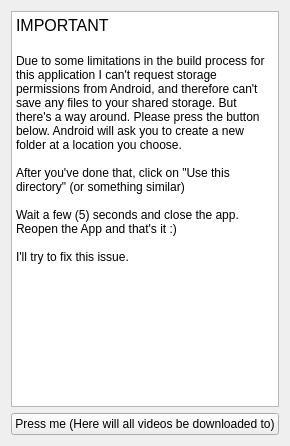
<?xml version="1.0" encoding="UTF-8"?>
<ui version="4.0">
 <class>Widget</class>
 <widget class="QWidget" name="Widget">
  <property name="geometry">
   <rect>
    <x>0</x>
    <y>0</y>
    <width>287</width>
    <height>446</height>
   </rect>
  </property>
  <property name="windowTitle">
   <string>Widget</string>
  </property>
  <layout class="QGridLayout" name="gridLayout_2">
   <item row="0" column="0">
    <layout class="QGridLayout" name="gridLayout">
     <item row="0" column="0">
      <widget class="QTextBrowser" name="textBrowser">
       <property name="html">
        <string>&lt;!DOCTYPE HTML PUBLIC &quot;-//W3C//DTD HTML 4.0//EN&quot; &quot;http://www.w3.org/TR/REC-html40/strict.dtd&quot;&gt;
&lt;html&gt;&lt;head&gt;&lt;meta name=&quot;qrichtext&quot; content=&quot;1&quot; /&gt;&lt;meta charset=&quot;utf-8&quot; /&gt;&lt;style type=&quot;text/css&quot;&gt;
p, li { white-space: pre-wrap; }
hr { height: 1px; border-width: 0; }
li.unchecked::marker { content: &quot;\2610&quot;; }
li.checked::marker { content: &quot;\2612&quot;; }
&lt;/style&gt;&lt;/head&gt;&lt;body style=&quot; font-family:'Sans Serif'; font-size:9pt; font-weight:400; font-style:normal;&quot;&gt;
&lt;p style=&quot; margin-top:0px; margin-bottom:0px; margin-left:0px; margin-right:0px; -qt-block-indent:0; text-indent:0px;&quot;&gt;&lt;span style=&quot; font-size:12pt;&quot;&gt;IMPORTANT&lt;/span&gt;&lt;/p&gt;
&lt;p style=&quot;-qt-paragraph-type:empty; margin-top:0px; margin-bottom:0px; margin-left:0px; margin-right:0px; -qt-block-indent:0; text-indent:0px; font-size:12pt;&quot;&gt;&lt;br /&gt;&lt;/p&gt;
&lt;p style=&quot; margin-top:0px; margin-bottom:0px; margin-left:0px; margin-right:0px; -qt-block-indent:0; text-indent:0px;&quot;&gt;Due to some limitations in the build process for this application I can't request storage permissions from Android, and therefore can't save any files to your shared storage. But there's a way around. Please press the button below. Android will ask you to create a new folder at a location you choose. &lt;/p&gt;
&lt;p style=&quot;-qt-paragraph-type:empty; margin-top:0px; margin-bottom:0px; margin-left:0px; margin-right:0px; -qt-block-indent:0; text-indent:0px;&quot;&gt;&lt;br /&gt;&lt;/p&gt;
&lt;p style=&quot; margin-top:0px; margin-bottom:0px; margin-left:0px; margin-right:0px; -qt-block-indent:0; text-indent:0px;&quot;&gt;After you've done that, click on &amp;quot;Use this directory&amp;quot; (or something similar)&lt;/p&gt;
&lt;p style=&quot;-qt-paragraph-type:empty; margin-top:0px; margin-bottom:0px; margin-left:0px; margin-right:0px; -qt-block-indent:0; text-indent:0px;&quot;&gt;&lt;br /&gt;&lt;/p&gt;
&lt;p style=&quot; margin-top:0px; margin-bottom:0px; margin-left:0px; margin-right:0px; -qt-block-indent:0; text-indent:0px;&quot;&gt;Wait a few (5) seconds and close the app. Reopen the App and that's it :) &lt;/p&gt;
&lt;p style=&quot;-qt-paragraph-type:empty; margin-top:0px; margin-bottom:0px; margin-left:0px; margin-right:0px; -qt-block-indent:0; text-indent:0px;&quot;&gt;&lt;br /&gt;&lt;/p&gt;
&lt;p style=&quot; margin-top:0px; margin-bottom:0px; margin-left:0px; margin-right:0px; -qt-block-indent:0; text-indent:0px;&quot;&gt;I'll try to fix this issue.&lt;/p&gt;
&lt;p style=&quot;-qt-paragraph-type:empty; margin-top:0px; margin-bottom:0px; margin-left:0px; margin-right:0px; -qt-block-indent:0; text-indent:0px;&quot;&gt;&lt;br /&gt;&lt;/p&gt;
&lt;p style=&quot;-qt-paragraph-type:empty; margin-top:0px; margin-bottom:0px; margin-left:0px; margin-right:0px; -qt-block-indent:0; text-indent:0px;&quot;&gt;&lt;br /&gt;&lt;/p&gt;&lt;/body&gt;&lt;/html&gt;</string>
       </property>
      </widget>
     </item>
     <item row="1" column="0">
      <widget class="QPushButton" name="pushButton">
       <property name="text">
        <string>Press me (Here will all videos be downloaded to)</string>
       </property>
      </widget>
     </item>
    </layout>
   </item>
  </layout>
 </widget>
 <resources/>
 <connections/>
</ui>
